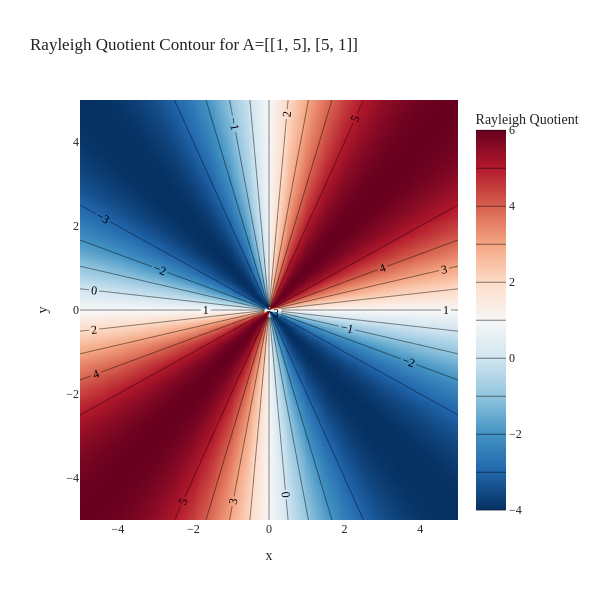

Write notebook code for a chart like this one.
### Code cell
import numpy as np
import plotly.graph_objs as go

# Define the matrix A
A = np.array([[1, 5],
              [5, 1]])

# Define the grid of v1, v2 values
v1 = np.linspace(-5, 5, 400)
v2 = np.linspace(-5, 5, 400)
V1, V2 = np.meshgrid(v1, v2)
Z = np.zeros_like(V1)

# Compute the Rayleigh quotient for each (v1, v2) pair, avoid division by zero
for i in range(V1.shape[0]):
    for j in range(V1.shape[1]):
        v = np.array([V1[i, j], V2[i, j]])
        denominator = np.dot(v, v)
        if denominator != 0:
            numerator = v.T @ A @ v
            Z[i, j] = numerator / denominator
        else:
            Z[i, j] = np.nan  # Avoid division by zero

# Plot a contour plot using plotly
fig = go.Figure(
    data=go.Contour(
        z=Z,
        x=v1,
        y=v2,
        colorscale='RdBu_r',
        contours=dict(
            coloring='heatmap',
            showlabels = True
        ),
        colorbar=dict(title='Rayleigh Quotient')
    )
)

fig.update_layout(
    title='Rayleigh Quotient Contour for A=[[1, 5], [5, 1]]',
    font=dict(family='Palatino, serif', color='#222'),
    xaxis_title='x',
    yaxis_title='y',
    paper_bgcolor='white',
    plot_bgcolor='white',
    width=600,
    height=600
)
fig.show()

### Figure 1 — Plotly figure (JSON) as saved in the notebook; plotly's stock layout.template omitted (floating-point values rounded to 4 significant figures; data arrays with more than 128 entries replaced by an {"elided": "..."} marker saying what was removed)
{"data": [{"colorbar": {"title": {"text": "Rayleigh Quotient"}}, "colorscale": [[0, "rgb(5,48,97)"], [0.1, "rgb(33,102,172)"], [0.2, "rgb(67,147,195)"], [0.3, "rgb(146,197,222)"], [0.4, "rgb(209,229,240)"], [0.5, "rgb(247,247,247)"], [0.6, "rgb(253,219,199)"], [0.7, "rgb(244,165,130)"], [0.8, "rgb(214,96,77)"], [0.9, "rgb(178,24,43)"], [1, "rgb(103,0,31)"]], "contours": {"coloring": "heatmap", "showlabels": true}, "type": "contour", "x": {"elided": "400 float values"}, "y": {"elided": "400 float values"}, "z": {"elided": "400x400 float values"}}], "layout": {"font": {"color": "#222", "family": "Palatino, serif"}, "height": 600, "paper_bgcolor": "white", "plot_bgcolor": "white", "title": {"text": "Rayleigh Quotient Contour for A=[[1, 5], [5, 1]]"}, "width": 600, "xaxis": {"title": {"text": "x"}}, "yaxis": {"title": {"text": "y"}}}}
